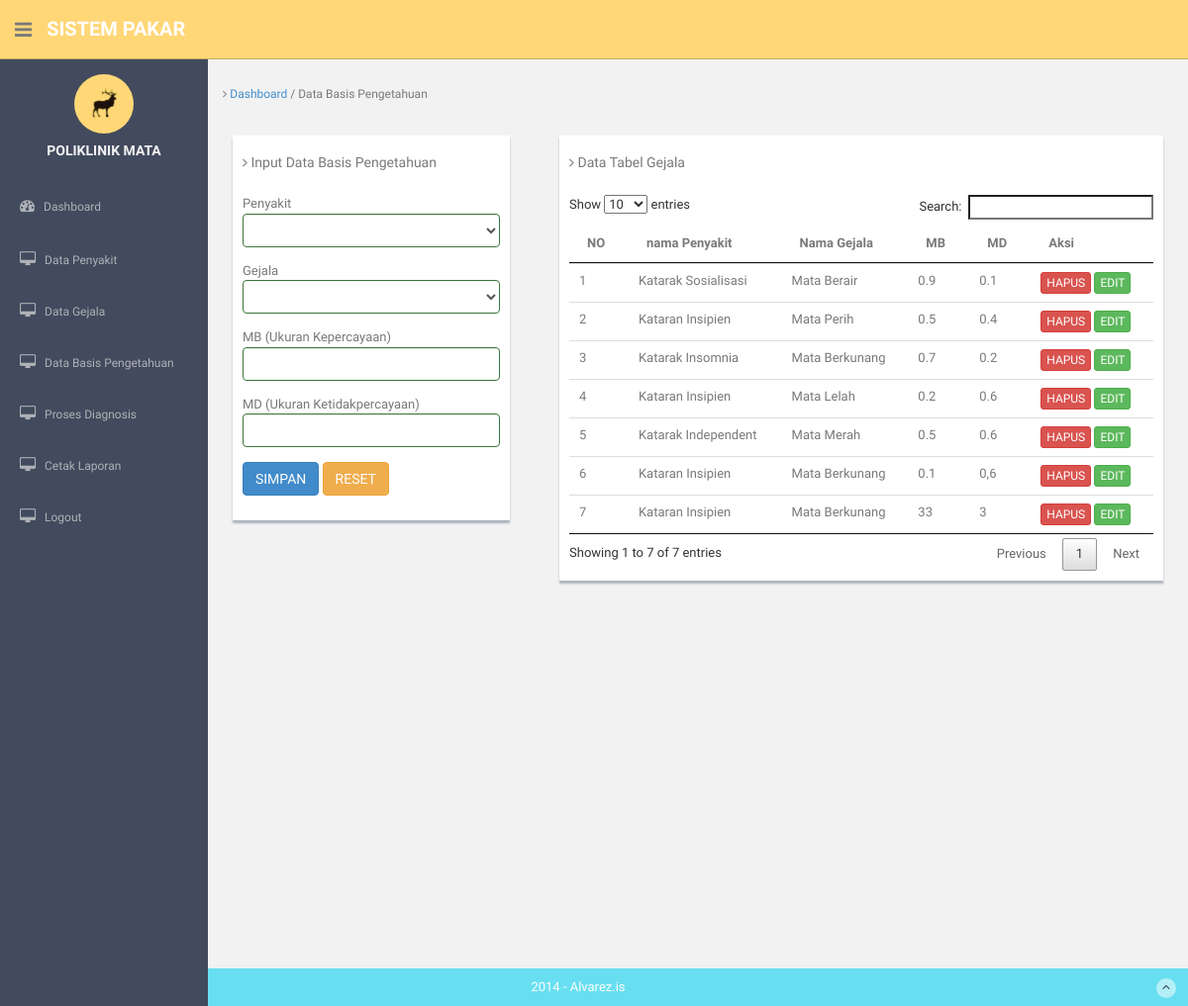
/admin/basispengetahuan.php, run on the app's committed database.
### tables this page shows
CREATE TABLE IF NOT EXISTS `tbl_basispengetahuan` (
  `id` int(20) NOT NULL auto_increment,
  `kd_penyakit` varchar(50) NOT NULL,
  `kd_gejala` varchar(50) NOT NULL,
  `nilaimb` varchar(20) NOT NULL,
  `nilaimd` varchar(20) NOT NULL,
  PRIMARY KEY  (`id`)
);

CREATE TABLE IF NOT EXISTS `tbl_penyakit` (
  `kd_penyakit` varchar(20) NOT NULL,
  `nm_penyakit` varchar(100) NOT NULL,
  `definisi` varchar(100) NOT NULL,
  `solusi` text,
  PRIMARY KEY  (`kd_penyakit`)
);

CREATE TABLE IF NOT EXISTS `tbl_gejala` (
  `kd_gejala` varchar(100) NOT NULL,
  `nama_gejala` varchar(100) NOT NULL,
  PRIMARY KEY  (`kd_gejala`)
);

### admin/basispengetahuan.php (the view, shortened to what this page needs)
<?php include '../function/connection.php'; ?>
<!DOCTYPE html>
<html lang="en">
  <head>
    <?php include('function/css.php'); ?>
  </head>
  <body>
  <section id="container" >
      <header class="header black-bg">
              <div class="sidebar-toggle-box">
                  <div class="fa fa-bars tooltips" data-placement="right" data-original-title="Toggle Navigation"></div>
              </div>
            <a href="index.html" class="logo"><b><?php echo 'SISTEM PAKAR'; ?></b></a>
        </header>
      <?php include 'function/sidebar.php'; ?>
      <section id="main-content">
        <br/>
          <section class="wrapper site-min-height">
          	<h6 class="mb"><i class="fa fa-angle-right"></i> <a href="index.php"> Dashboard </a> / Data Basis Pengetahuan</h6>
            <div class="row mt">
              <div class="col-lg-4">
                <div class="form-panel">
                      <h5 class="mb"><i class="fa fa-angle-right"></i> Input Data Basis Pengetahuan</h5>
                          <form class="form-horizontal tasi-form" action="action/simpanbasispengetahuan.php" method="post">
                              <div class="form-group has-success">
                                  <div class="col-lg-12">
                                      Penyakit
                                      <select autofocus="" name="kdpenyakit" class="form-control">
                                        <option value=""></option>
                                        <?php $query = mysqli_query($connection, "SELECT * FROM tbl_penyakit"); ?>
                                        <?php while($tampil = mysqli_fetch_array($query)){ ?>
                                          <option value="<?php echo $tampil['kd_penyakit']; ?>"><?php echo $tampil['nm_penyakit']; ?></option>
                                        <?php } ?>
                                      </select>
                                  </div>
                              </div>
                              <div class="form-group has-success">
                                  <div class="col-lg-12">
                                      Gejala
                                      <select name="kdgejala" class="form-control">
                                        <option value=""></option>
                                        <?php $query = mysqli_query($connection, "SELECT * FROM tbl_gejala"); ?>
                                        <?php while($tampil = mysqli_fetch_array($query)){ ?>
                                          <option value="<?php echo $tampil['kd_gejala']; ?>"><?php echo $tampil['nama_gejala']; ?></option>
                                        <?php } ?>
                                      </select>
                                  </div>
                              </div>
                              <div class="form-group has-success">
                                  <div class="col-lg-12">
                                      MB (Ukuran Kepercayaan)
                                      <input  type="text" autocomplete="off" name="mb" class="form-control" id="inputSuccess">
                                  </div>
                              </div>
                              <div class="form-group has-success">
                                  <div class="col-lg-12">
                                      MD (Ukuran Ketidakpercayaan)
                                      <input  type="text" autocomplete="off" name="md" class="form-control" id="inputSuccess">
                                  </div>
                              </div>
                              <div class="form-group has-success">
                                  <div class="col-lg-12">
                                      <button class="btn btn-primary ">SIMPAN</button>
                                      <button class="btn btn-warning ">RESET</button>
                                  </div>
                              </div>
                          </form>
                </div>
              </div>
              <div class="col-lg-8">
                <div class="form-panel">
                      <h5 class="mb"><i class="fa fa-angle-right"></i> Data Tabel Gejala</h5>
                      <table id="cecep" class="table">
                        <thead>
                          <tr>
                            <th>NO</th>
                            <th>nama Penyakit</th>
                            <th>Nama Gejala</th>
                            <th>MB</th>
                            <th>MD</th>
                            <th>Aksi</th>
                          </tr>
                        </thead>
                        <tbody>
                          <?php $no = 1; ?>
                          <?php $query = mysqli_query($connection, "SELECT * FROM tbl_basispengetahuan INNER JOIN tbl_gejala ON tbl_basispengetahuan.kd_gejala = tbl_gejala.kd_gejala INNER JOIN tbl_penyakit ON tbl_basispengetahuan.kd_penyakit = tbl_penyakit.kd_penyakit"); ?>
                          <?php while($tampil = mysqli_fetch_array($query)){ ?>
                          <tr>
                            <td><?php echo $no++; ?> </td>
                            <td><?php echo $tampil['nm_penyakit']; ?></td>
                            <td><?php echo $tampil['nama_gejala']; ?></td>
                            <td><?php echo $tampil['nilaimb']; ?></td>
                            <td><?php echo $tampil['nilaimd']; ?></td>
                            <td>
                              <a href="action/hapusbasispengetahuan.php?id=<?php echo $tampil['id']; ?>"><button title="hapus data" class="btn btn-danger btn-xs">HAPUS</button></a>
                              <button class="btn btn-success btn-xs" data-toggle="modal" data-target="#myModal<?php echo $tampil['id']; ?>">EDIT</button>
                            </td>
                          </tr>
                          <?php } ?>
                        </tbody>
                      </table>
                </div>
              </div>
            </div>
		      </section>
    </section>
      <footer class="site-footer">
          <div class="text-center">
              2014 - Alvarez.is
              <a href="blank.html#" class="go-top">
                  <i class="fa fa-angle-up"></i>
              </a>
          </div>
      </footer>
  </section>
  </body>
</html>

### admin/function/css.php
<link href="../assets/css/bootstrap.css" rel="stylesheet">
<link href="../assets/font-awesome/css/font-awesome.css" rel="stylesheet" />
<link href="../assets/css/style.css" rel="stylesheet">
<link href="../assets/css/style-responsive.css" rel="stylesheet">
<link href="../assets/datatable/datatables.min.css" rel="stylesheet">

### admin/function/sidebar.php (shortened to what this page needs)
<aside>
    <div id="sidebar"  class="nav-collapse ">
        <ul class="sidebar-menu" id="nav-accordion">
        	  <p class="centered"><a href="profile.html"><img src="../assets/img/ui-sam.jpg" class="img-circle" width="60"></a></p>
        	  <h5 class="centered">POLIKLINIK MATA</h5>
            <li class="mt">
                <a href="index.php">
                    <i class="fa fa-dashboard"></i>
                    <span>Dashboard</span>
                </a>
            </li>
            <li class="sub-menu">
                <a href="datapenyakit.php" >
                    <i class="fa fa-desktop"></i>
                    <span>Data Penyakit</span>
                </a>
            </li>
            <li class="sub-menu">
                <a href="datagejala.php" >
                    <i class="fa fa-desktop"></i>
                    <span>Data Gejala</span>
                </a>
            </li>
            <li class="sub-menu">
                <a href="basispengetahuan.php" >
                    <i class="fa fa-desktop"></i>
                    <span>Data Basis Pengetahuan</span>
                </a>
            </li>
            <li class="sub-menu">
                <a href="prosesdiagnosa.php" >
                    <i class="fa fa-desktop"></i>
                    <span>Proses Diagnosis</span>
                </a>
            </li>
            <li class="sub-menu">
                <a href="javascript:;" >
                    <i class="fa fa-desktop"></i>
                    <span>Cetak Laporan</span>
                </a>
            </li>
            <li class="sub-menu">
                <a href="function/logout.php" >
                    <i class="fa fa-desktop"></i>
                    <span>Logout</span>
                </a>
            </li>
        </ul>
    </div>
</aside>

### assets/css/style.css (style rules this page uses)
body { color: #797979; background: #f2f2f2; font-family: 'Ruda', sans-serif; padding: 0px !important; margin: 0px !important; font-size:13px; }
ul li { list-style: none; }
a, a:hover, a:focus { text-decoration: none; outline: none; }
#container { width: 100%; height: 100%; }
.centered { text-align: center; }
.mt { margin-top: 25px; }
.mb { margin-bottom: 25px; }
#sidebar { width: 210px; height: 100%; position: fixed; background: #424a5d; }
#sidebar h5 { color: #f2f2f2; font-weight: 700; }
#sidebar ul li { position: relative; }
ul.sidebar-menu , ul.sidebar-menu li ul.sub { margin: -2px 0 0; padding: 0; }
ul.sidebar-menu { margin-top: 75px; }
ul.sidebar-menu li { margin-bottom: 5px; margin-left:10px; margin-right:10px; }
ul.sidebar-menu li.sub-menu { line-height: 15px; }
ul.sidebar-menu li a span { display: inline-block; }
ul.sidebar-menu li a { color: #aeb2b7; text-decoration: none; display: block; padding: 15px 0 15px 10px; font-size: 12px; outline: none; -webkit-transition: all 0.3s ease; -moz-transition: all 0.3s ease; -o-transition: all 0.3s ease; -ms-transition: all 0.3s ease; transition: all 0.3s ease; }
ul.sidebar-menu li a i { font-size: 15px; padding-right: 6px; }
#main-content { margin-left: 210px; }
.header, .footer { min-height: 60px; padding: 0 15px; }
.header { position: fixed; left: 0; right: 0; z-index: 1002; }
.black-bg { background: #ffd777; border-bottom: 1px solid #c9aa5f; }
.wrapper { display: inline-block; margin-top: 60px; padding-left: 15px; padding-right: 15px; padding-bottom: 15px; padding-top: 0px; width: 100%; }
a.logo { font-size: 20px; color: #ffffff; float: left; margin-top: 15px; text-transform: uppercase; }
a.logo b { font-weight: 900; }
.sidebar-toggle-box { float: left; padding-right: 15px; margin-top: 20px; }
.sidebar-toggle-box .fa-bars { cursor: pointer; display: inline-block; font-size: 20px; }
.form-panel { background: #ffffff; margin: 10px; padding: 10px; box-shadow: 0px 3px 2px #aab2bd; text-align: left; }
.site-footer { background: #68dff0; color: #fff; padding: 10px 0; }
.go-top { margin-right: 1%; float: right; background: rgba(255,255,255,.5); width: 20px; height: 20px; border-radius: 50%; -webkit-border-radius: 50%; }
.go-top i { color: #2A3542; }
.site-min-height { min-height: 900px; }

### data on the page
tbl_basispengetahuan: kd_penyakit.nm_penyakit "Katarak Sosialisasi", kd_gejala.nama_gejala "Mata Berair", nilaimb "0.9", nilaimd "0.1"
tbl_basispengetahuan: kd_penyakit.nm_penyakit "Kataran Insipien", kd_gejala.nama_gejala "Mata Perih", nilaimb "0.5", nilaimd "0.4"
tbl_basispengetahuan: kd_penyakit.nm_penyakit "Katarak Insomnia", kd_gejala.nama_gejala "Mata Berkunang", nilaimb "0.7", nilaimd "0.2"
tbl_basispengetahuan: kd_penyakit.nm_penyakit "Kataran Insipien", kd_gejala.nama_gejala "Mata Lelah", nilaimb "0.2", nilaimd "0.6"
tbl_basispengetahuan: kd_penyakit.nm_penyakit "Katarak Independent", kd_gejala.nama_gejala "Mata Merah", nilaimb "0.5", nilaimd "0.6"
tbl_basispengetahuan: kd_penyakit.nm_penyakit "Kataran Insipien", kd_gejala.nama_gejala "Mata Berkunang", nilaimb "0.1", nilaimd "0,6"
tbl_basispengetahuan: kd_penyakit.nm_penyakit "Kataran Insipien", kd_gejala.nama_gejala "Mata Berkunang", nilaimb "33", nilaimd "3"
